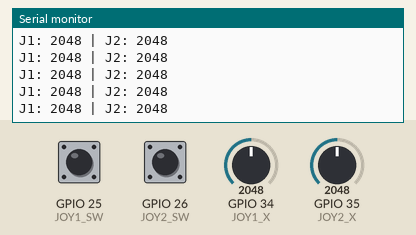
A sketch run on a simulated ESP32. Parts: the last lines printed to the serial monitor. The test bench sets the inputs (shaded band); at power-on: GPIO 25 (JOY1_SW) HIGH, GPIO 26 (JOY2_SW) HIGH, GPIO 34 (JOY1_X) = 2048, GPIO 35 (JOY2_X) = 2048.

Above: at 1.2 s.
1.3 s: GPIO 25 (JOY1_SW) pulled LOW for 0.25 s
At 1.56 s:
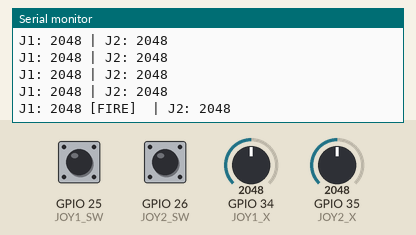
3.0 s: GPIO 26 (JOY2_SW) pulled LOW for 0.25 s
At 3.16 s:
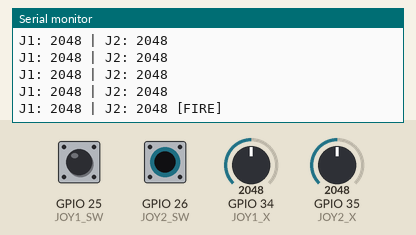
4.7 s: GPIO 34 (JOY1_X) set to 2866
At 4.96 s:
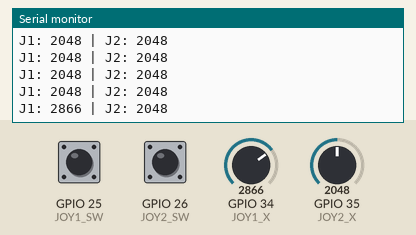
6.2 s: GPIO 35 (JOY2_X) set to 2866
At 6.37 s:
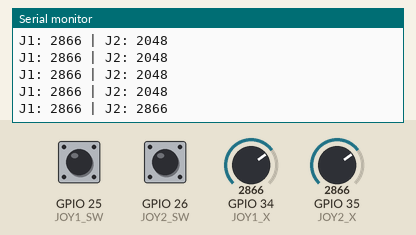
7.7 s: GPIO 25 (JOY1_SW) pulled LOW for 1 s
At 7.97 s:
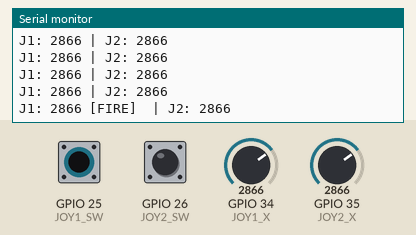
10.2 s: GPIO 26 (JOY2_SW) pulled LOW for 1 s
At 10.38 s:
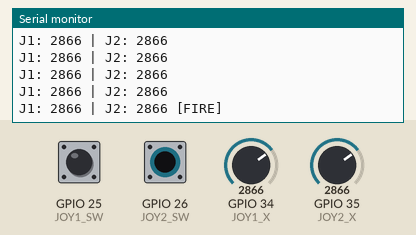

Measured:
- after the input at 1.3 s, the serial monitor: prints a new line after 0.10 s (image 1)
- after the input at 3.0 s, the serial monitor: prints a new line at once (image 2)
- after the input at 4.7 s, the serial monitor: prints a new line after 0.11 s (image 3)
- after the input at 6.2 s, the serial monitor: prints a new line at once (image 4)
- after the input at 7.7 s, the serial monitor: prints a new line after 0.12 s (image 5)
- after the input at 10.2 s, the serial monitor: prints a new line at once (image 6)

The sketch:

ches_joystick_work.ino
```cpp
#define JOY1_X 34
#define JOY1_SW 25
#define JOY2_X 35
#define JOY2_SW 26

void setup() {
  Serial.begin(115200);
  pinMode(JOY1_SW, INPUT_PULLUP);
  pinMode(JOY2_SW, INPUT_PULLUP);
}

void loop() {
  int x1 = analogRead(JOY1_X);
  int x2 = analogRead(JOY2_X);
  bool fire1 = digitalRead(JOY1_SW) == LOW;
  bool fire2 = digitalRead(JOY2_SW) == LOW;

  Serial.print("J1: "); Serial.print(x1);
  if (fire1) Serial.print(" [FIRE] ");
  Serial.print(" | J2: "); Serial.print(x2);
  if (fire2) Serial.print(" [FIRE]");
  Serial.println();

  delay(200);
}
```
